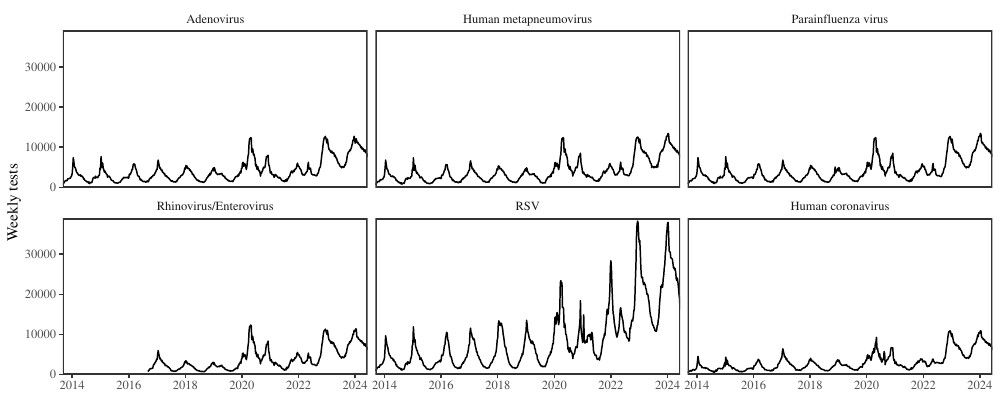

Write R code to recreate this figure.
library(tidyr)
library(dplyr)
library(ggplot2); theme_set(theme_bw(base_family = "Times"))
library(egg)
source("../script/script_data_canada_resp.R")

data_canada_resp_scaled2 <- data_canada_resp_scaled %>%
  mutate(
    key=factor(key,
               levels=c("AdV", "HMPV", "PIV", "RV/EV", "RSV",
                        "Flu A", "Flu B", "CoV", "noro"),
               labels=c("Adenovirus", "Human metapneumovirus",
                        "Parainfluenza virus", "Rhinovirus/Enterovirus",
                        "RSV", "Flu A", "Flu B", "Human coronavirus",
                        "Norovirus"))
  ) %>% 
  filter(key %in% c("Adenovirus", "Human coronavirus", "Human metapneumovirus",
                    "Parainfluenza virus", "Rhinovirus/Enterovirus",
                    "RSV"))

g1 <- ggplot(data_canada_resp_scaled2) +
  geom_line(aes(year+week/52, tests)) +
  scale_x_continuous("Year", expand=c(0, 0)) +
  scale_y_continuous("Weekly tests", expand=c(0, 0), limits=c(0, 3.9e4)) +
  facet_wrap(~key) +
  theme(
    panel.grid = element_blank(),
    strip.background = element_blank(),
    panel.border = element_rect(linewidth=1),
    axis.title.x = element_blank()
  )

ggsave("figure_test_canada.pdf", g1, width=10, height=4)
